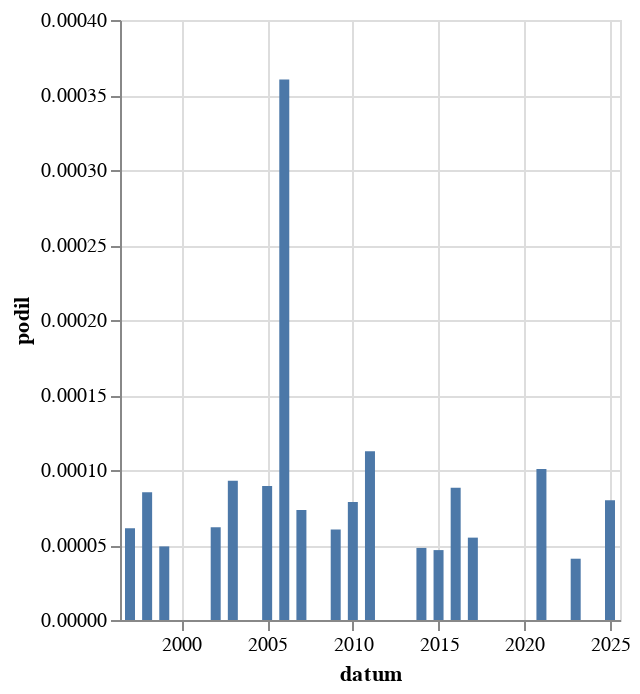

The code cell stored with this chart in its notebook:
### Code cell
alt.Chart(
    zavorka("posmě[cš]",doslova=False).to_pandas(),
    width = 250
).mark_bar(
).encode(
    alt.X('datum:T'),
    alt.Y('podil:Q')
)

### Figure 1 — Vega-Lite specification as saved in the notebook (floating-point values rounded to 4 significant figures)
{"config": {"view": {"continuousWidth": 300, "continuousHeight": 300}}, "data": {"name": "data-ae1ef09f555629580ce7ca1e5e989e3e"}, "mark": {"type": "bar"}, "encoding": {"x": {"field": "datum", "type": "temporal"}, "y": {"field": "podil", "type": "quantitative"}}, "width": 250, "$schema": "https://vega.github.io/schema/vega-lite/v5.8.0.json", "datasets": {"data-ae1ef09f555629580ce7ca1e5e989e3e": [{"datum": "1997-01-01T00:00:00", "text": 1, "text_right": 16367, "podil": 6.11e-05, "co": "posmě[cš]"}, {"datum": "1998-01-01T00:00:00", "text": 1, "text_right": 11744, "podil": 8.515e-05, "co": "posmě[cš]"}, {"datum": "1999-01-01T00:00:00", "text": 1, "text_right": 20383, "podil": 4.906e-05, "co": "posmě[cš]"}, {"datum": "2002-01-01T00:00:00", "text": 1, "text_right": 16173, "podil": 6.183e-05, "co": "posmě[cš]"}, {"datum": "2003-01-01T00:00:00", "text": 2, "text_right": 21553, "podil": 9.279e-05, "co": "posmě[cš]"}, {"datum": "2005-01-01T00:00:00", "text": 2, "text_right": 22401, "podil": 8.928e-05, "co": "posmě[cš]"}, {"datum": "2006-01-01T00:00:00", "text": 5, "text_right": 13873, "podil": 0.0003604, "co": "posmě[cš]"}, {"datum": "2007-01-01T00:00:00", "text": 1, "text_right": 13633, "podil": 7.335e-05, "co": "posmě[cš]"}, {"datum": "2009-01-01T00:00:00", "text": 1, "text_right": 16552, "podil": 6.042e-05, "co": "posmě[cš]"}, {"datum": "2010-01-01T00:00:00", "text": 1, "text_right": 12714, "podil": 7.865e-05, "co": "posmě[cš]"}, {"datum": "2011-01-01T00:00:00", "text": 2, "text_right": 17776, "podil": 0.0001125, "co": "posmě[cš]"}, {"datum": "2014-01-01T00:00:00", "text": 1, "text_right": 20807, "podil": 4.806e-05, "co": "posmě[cš]"}, {"datum": "2015-01-01T00:00:00", "text": 1, "text_right": 21458, "podil": 4.66e-05, "co": "posmě[cš]"}, {"datum": "2016-01-01T00:00:00", "text": 2, "text_right": 22689, "podil": 8.815e-05, "co": "posmě[cš]"}, {"datum": "2017-01-01T00:00:00", "text": 1, "text_right": 18211, "podil": 5.491e-05, "co": "posmě[cš]"}, {"datum": "2021-01-01T00:00:00", "text": 2, "text_right": 19879, "podil": 0.0001006, "co": "posmě[cš]"}, {"datum": "2023-01-01T00:00:00", "text": 1, "text_right": 24476, "podil": 4.086e-05, "co": "posmě[cš]"}, {"datum": "2025-01-01T00:00:00", "text": 1, "text_right": 12519, "podil": 7.988e-05, "co": "posmě[cš]"}]}}
